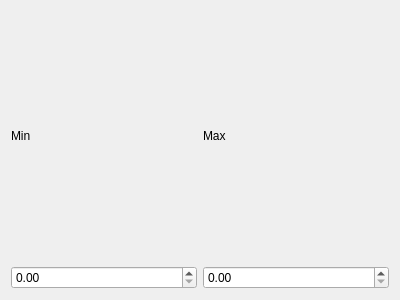
<?xml version="1.0" encoding="UTF-8"?>
<ui version="4.0">
 <class>Form</class>
 <widget class="QWidget" name="Form">
  <property name="geometry">
   <rect>
    <x>0</x>
    <y>0</y>
    <width>400</width>
    <height>300</height>
   </rect>
  </property>
  <property name="windowTitle">
   <string>Form</string>
  </property>
  <layout class="QGridLayout" name="gridLayout">
   <item row="1" column="0">
    <widget class="QDoubleSpinBox" name="min_spin_box"/>
   </item>
   <item row="1" column="1">
    <widget class="QDoubleSpinBox" name="max_spin_box"/>
   </item>
   <item row="0" column="0">
    <widget class="QLabel" name="min_label">
     <property name="text">
      <string>Min</string>
     </property>
    </widget>
   </item>
   <item row="0" column="1">
    <widget class="QLabel" name="max_label">
     <property name="text">
      <string>Max</string>
     </property>
    </widget>
   </item>
  </layout>
 </widget>
 <resources/>
 <connections/>
</ui>
